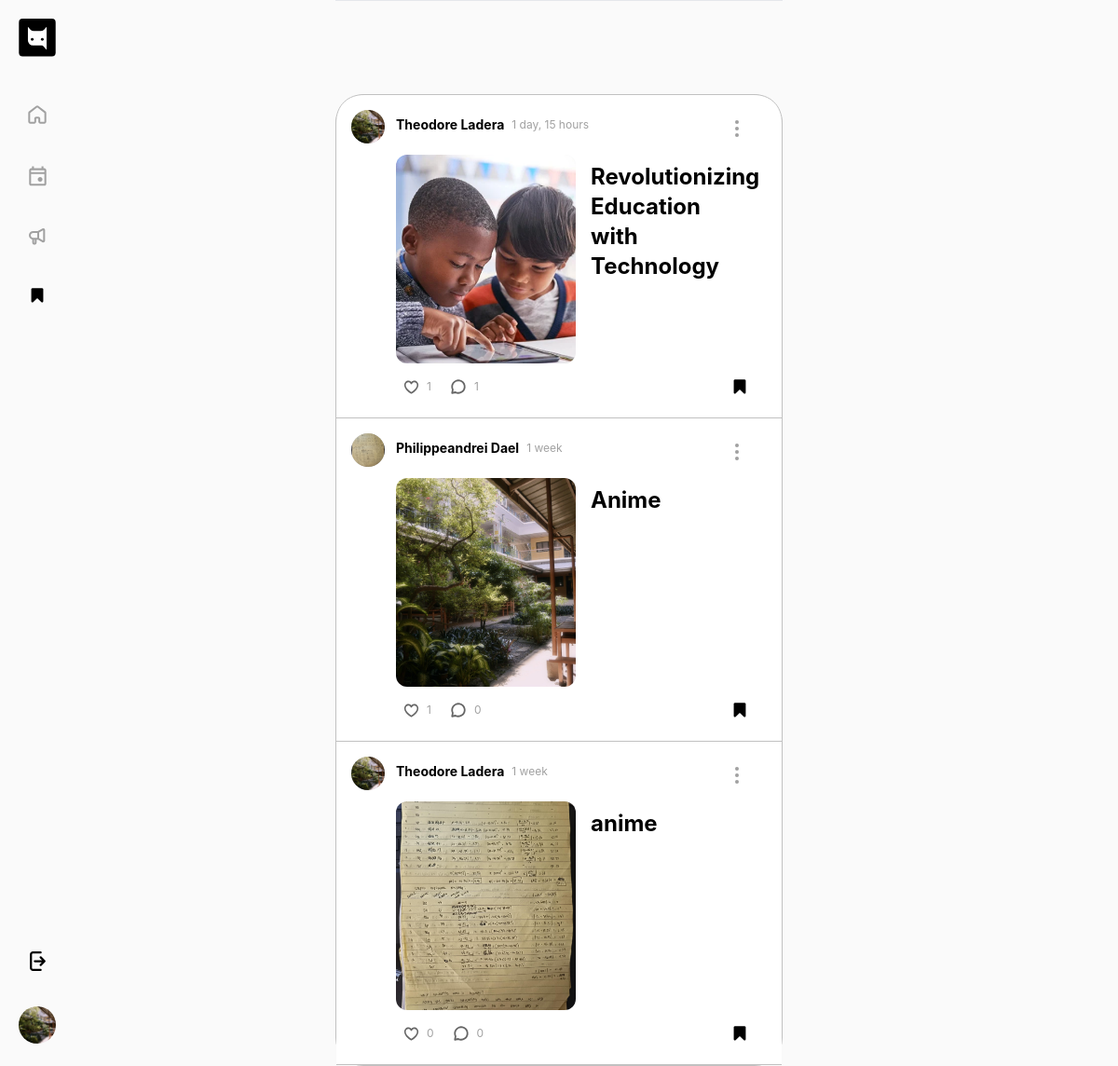
The page /saved_posts (signed in) on the database as committed earlier.
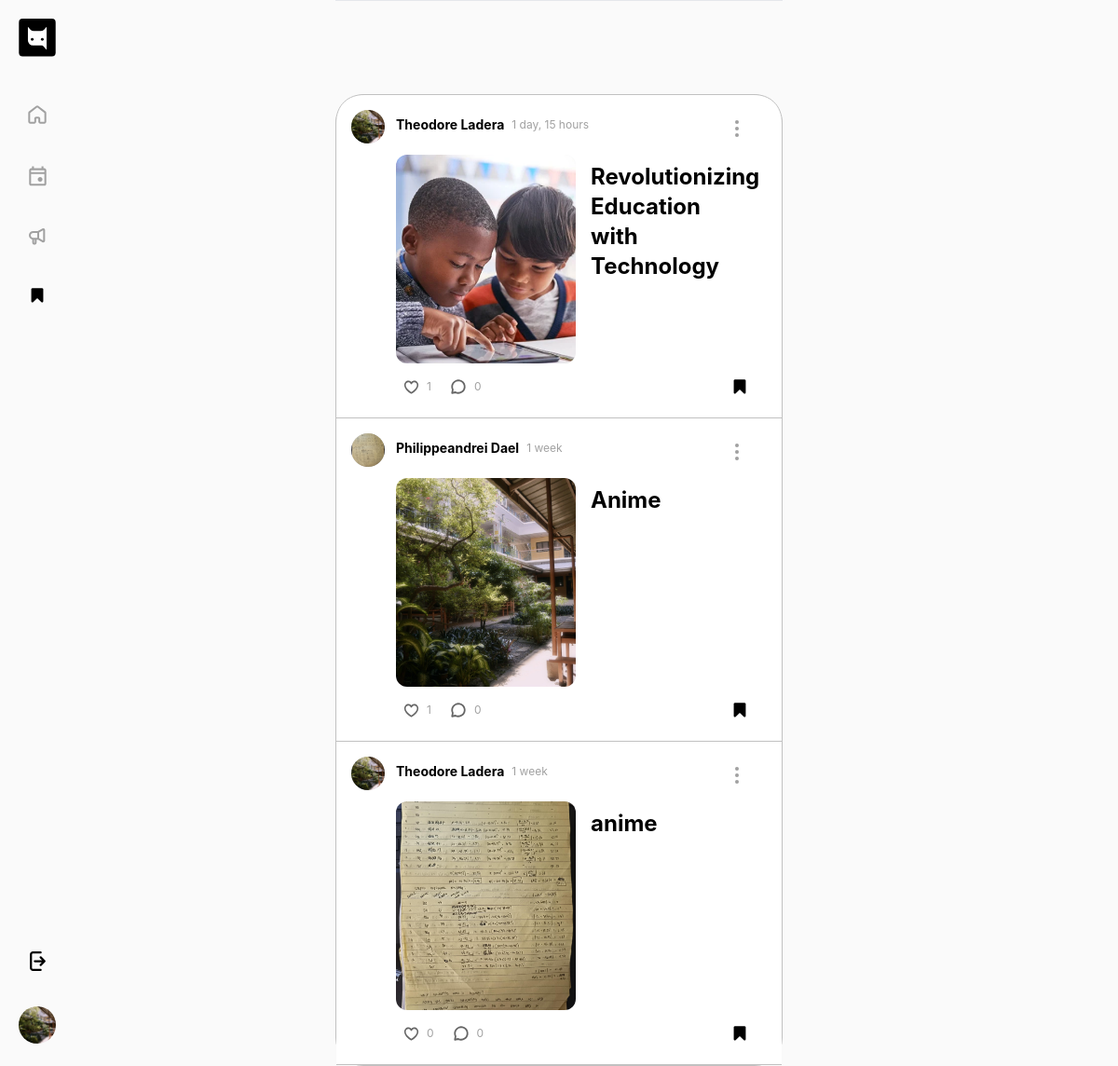
The same page on the database as committed later.
### authentication/models.py (models this page shows, shortened)
class Student(AbstractBaseUser):
    email = models.EmailField(unique=True, validators=[validate_email])
    first_name = models.CharField(max_length=30, blank=True)
    last_name = models.CharField(max_length=30, blank=True)
    """user_bio = models.TextField(blank=True)"""
    is_active = models.BooleanField(default=False)
    is_admin = models.BooleanField(default=False)
    is_verified = models.BooleanField(default=False)
    objects = StudentManager()
    USERNAME_FIELD = 'email'

### userprofile/models.py (models this page shows, shortened)
class Profile(models.Model):
    student = models.OneToOneField('authentication.Student', on_delete=models.CASCADE ,related_name='profile')
    username = models.CharField(null=True,max_length=150)
    bio = models.TextField(null=True, blank=True)
    cover_image = models.ImageField(null=True, blank=True, upload_to="images/",  default="images/cover_photo.png")
    profile_image = models.ImageField(null=True, blank=True, upload_to="images/", default="images/default_profile_pic.png")
    title = models.CharField(null=True, blank=True ,max_length=150)
    post_count = models.IntegerField(default=0)
    comment_count = models.IntegerField(default=0)
    like_count = models.IntegerField(default=0)
    social_links = models.JSONField(null=True,default=dict, blank=True)

### dashboard/models.py (models this page shows, shortened)
class Post(models.Model):
    title = models.CharField(max_length=100, blank=True, null=True)
    author = models.ForeignKey(settings.AUTH_USER_MODEL, on_delete=models.CASCADE, related_name='posts')
    content = tinymce_models.HTMLField()
    image = models.ImageField(upload_to='images/', blank=True, null=True, default='')
    date_posted = models.DateTimeField(auto_now_add=True)
    last_edited = models.DateTimeField(auto_now=True)
    is_deleted = models.BooleanField(default=False)

### dashboard/views.py (the view)
# urls.py: path('saved_posts', views.saved_posts, name='saved_posts'),
@login_required
def saved_posts(request):
    user = request.user
    saved_posts = (
        Post.objects.filter(is_deleted=False, saves__author=user)                # gets all saved posts.
        .distinct()                                                              # removes duplicates.
        .order_by('-date_posted')
    )
    if request.user.is_authenticated:
        user_saves = set(request.user.saves.values_list('post_id', flat=True))
    else:
        user_saves = set()
    return render(request, 'saved_posts.html', {'saved_posts': saved_posts, 'user_saves': user_saves})

### dashboard/templatetags/custom_filters.py (called while the page is built)
@register.filter
def timesince_first(value):
    time_str = timesince(value)
    first_unit = time_str.split(",")[0].strip()  # Get the first unit and remove extra spaces
    abbreviations = {
        "minutes": "m",
        "minute": "m",
        "hours": "h",
        "hour": "h",
        "days": "d",
        "day": "d",
        "weeks": "w",
        "week": "w",
        "months": "mo",
        "month": "mo",
        "years": "y",
        "year": "y",
    }
    for word, abbrev in abbreviations.items():
        if word in first_unit:
            number_part = first_unit.split()[0]  # Get the number part
            return number_part + abbrev  # Concatenate without space
    return first_unit  # Fallback in case no match is found

### dashboard/templates/saved_posts.html (shortened to what this page needs)
{% load static tailwind_tags %}
{% load static %}
<!DOCTYPE html>
<html lang="en">
  <head>
    {% tailwind_css %}
  </head>
  <body class="text-sm bg-bg-gray">
    <div class="w-auto h-full rounded-xl flex">
      {% include "left_panel.html" %}
      <div class="w-full h-full ">
        {% include "header_dashboard.html" %}
        <div class="flex flex-row w-full">
          <div class="m-auto w-full lg:w-2/5 md:w-3/5 top-0 sticky bg-white border border-border-gray border-t-0 rounded-b-[30px]">
            <div class="overflow-y-auto z-[-100]">
              {% include "saved_posts_feed.html" %}
            </div>
          </div>
        </div>
      </div>
    </div>
  </body>
</html>

### dashboard/templates/left_panel.html (shortened to what this page needs)
{% load static %}
<div class="h-full left-0 top-0 fixed w-16 hidden lg:block md:block">
  <div class="flex flex-col justify-between w-20 items-center h-full pb-6">
    <div class="flex flex-col items-center space-y-5">
      <div class="p-5 group relative z-20">
        <a href="/index">
          <div class="block group-hover:hidden">
          </div>
        </a>
      </div>
      <a href="/dashboard_home">
        <div class="p-3 rounded-lg hover:bg-gray-200 hover:scale-105 active:scale-95 transition-transform duration-300">
        </div>
      </a>
      <a href="/events">
        <div class="p-3 rounded-lg hover:bg-gray-200 hover:scale-105 active:scale-95 transition-transform duration-300">
        </div>
      </a>
      <a href="/announcements">
        <div class="p-3 rounded-lg hover:bg-gray-200 hover:scale-105 active:scale-95 transition-transform duration-300">
        </div>
      </a>
      <a href="/saved_posts">
        <div class="p-3 rounded-lg hover:bg-gray-200 hover:scale-105 active:scale-95 transition-transform duration-300">
          {% if request.resolver_match.url_name == 'saved_posts' %}
            {% include "assets/bookmark.svg" %}
          {% else %}
            {% include "assets/material-symbols_bookmark-outline2.svg" %}
          {% endif %}
        </div>
      </a>
    </div>
    <div class="flex flex-col justify-center items-center space-y-6">
      <a href="{% url 'logout' %}">
        <div class="p-3 rounded-lg hover:bg-gray-200 hover:scale-105 active:scale-95 transition-transform duration-300">
        </div>
      </a>
      <a href="{% url 'profile_view' user.id %}" class="hover:scale-105 active:scale-95 transition-transform duration-300">
        {% if user.profile.profile_image %}
          <img src="{{ user.profile.profile_image.url }}" alt="Profile Image" class="w-10 h-10 rounded-full object-cover">
        {% else %}
          <div class="w-10 h-10 rounded-full bg-gray-300"></div>
        {% endif %}
      </a>
    </div>
  </div>
</div>

### dashboard/templates/assets/bookmark.svg (shortened to what this page needs)
<!DOCTYPE svg PUBLIC "-//W3C//DTD SVG 1.0//EN" "http://www.w3.org/TR/2001/REC-SVG-20010904/DTD/svg10.dtd">

### dashboard/templates/header_dashboard.html (shortened to what this page needs)
{% load static tailwind_tags %} {% tailwind_css %}
<div class="sticky top-0 z-10 m-auto hidden lg:block md:block sm:hidden">
  <div class="flex-grow flex justify-center py-8 w-full lg:w-2/5 md:w-3/5 m-auto bg-bg-gray border border-b-border-gray border-x-0">
  </div>
  <div class="absolute custom-border1" style="margin-top: -1px;">
    {% include "assets/hide-corner-left.svg" %}
  </div>
  <div class="absolute custom-border2 " style="margin-top: -1px;">
    {% include "assets/hide-corner-right.svg" %}
  </div>
</div>

### dashboard/templates/assets/hide-corner-left.svg
<svg width="31" height="32" viewBox="0 0 31 32" fill="none" xmlns="http://www.w3.org/2000/svg">
<path d="M0 0H31C21.5319 1.22321 16.4746 2.7533 8.5 9C2.48349 16.3094 0.703046 21.3735 0 32V0Z" fill="#FAFAFA"/>
<path d="M31 0.5C14.5 0.5 0.5 10.6667 0.5 32" stroke="#C1C1C1"/>
</svg>

### dashboard/templates/assets/hide-corner-right.svg
<svg width="31" height="32" viewBox="0 0 31 32" fill="none" xmlns="http://www.w3.org/2000/svg">
<path d="M31 0H0C9.46807 1.22321 14.5254 2.7533 22.5 9C28.5165 16.3094 30.297 21.3735 31 32V0Z" fill="#FAFAFA"/>
<path d="M0 0.5C16.5 0.5 30.5 10.6667 30.5 32" stroke="#C1C1C1"/>
</svg>

### dashboard/templates/saved_posts_feed.html
{% if request.resolver_match.url_name == 'saved_posts' or request.resolver_match.url_name == 'index' %}
    {% if saved_posts %}
        {% for post in saved_posts %}
            {% include "feed_box.html" with post=post image=image %}
        {% endfor %}
    {% else %}
        <p class="text-gray-font1 font-medium text-center text-base text-14">No saved posts yet.</p>
    {% endif %}
{% elif request.resolver_match.url_name == 'send_report' %}
    {% include "report_post.html" %}
{% elif request.resolver_match.url_name == 'post_detail' %}
    {% include "post_details.html" with post=post comments=comments user_liked=user_liked image=image %}
{% else %}
<p>URL Name: {{ request.resolver_match.url_name }}</p>
{% endif %}

### dashboard/templates/feed_box.html (shortened to what this page needs)
{% load custom_filters %} {% load static %}
<div
  class="p-4 bg-white border-x-0 border-t-0 border border-b-border-gray hover:bg-bg-gray flex transition duration-300"
>
  <div
    class="w-9 h-9 rounded-full bg-gray-300 hover:scale-105 active:scale-95 transform transition duration-300"
  >
    <a href="{% url 'profile_view' post.author.id %}" class="block w-9 h-9">
      {% if post.author.profile.profile_image %}
      <img
        src="{{ post.author.profile.profile_image.url }}"
        alt="Profile Image"
        class="w-9 h-9 rounded-full object-cover"
      />
      {% endif %}
    </a>
  </div>
  <div class="w-full px-3">
    <div class="flex justify-between items-center">
      <div class="flex flex-row pb-2 space-x-2">
        <p class="font-bold hover:underline cursor-pointer text-sm">
          {{ post.author.first_name }} {{ post.author.last_name }}
        </p>
        <p class="text-gray-font text-xs self-center">
          {{ post.date_posted|timesince }}
        </p>
      </div>
      <div class="relative">
        <button
          type="button"
          class="flex items-center justify-center w-10 h-10 p-2 rounded-full hover:bg-hover-color hover:scale-105 active:scale-95 transform transition duration-300"
          onclick="toggleDropdown('{{ post.id }}')"
        >
          {% include "assets/dots.svg" %}
        </button>
      </div>
    </div>
    <a href="{% url 'post_detail' post.id %}" class="block">
      <div class="flex pb-2 py-2 max-w-xl w-full">
        {% if post.image and post.image.url %}
        <div class="h-56 w-1/2 bg-gray-100 rounded-xl overflow-hidden">
          <img
            src="{{ post.image.url }}"
            alt="Post image"
            class="object-cover h-full w-full"
          />
        </div>
        <div class="h-56 w-1/2 px-4 py-2 flex flex-col">
          <h2 class="text-md large:text-3xl md:text-2xl sm:text-xl font-bold">{{ post.title }}</h2>
        </div>
        {% endif %}
      </div>
    </a>
    <div class="flex justify-between text-xs">
      <div class="flex items-center space-x-1">
        <button
          class="text-gray-font flex items-center cursor-pointer p-2 rounded-full hover:bg-hover-color hover:scale-105 active:scale-95 transform transition duration-300"
          onclick="toggleLike('{{ post.id }}')"
        >
          <div class="mx-2 ml-0" id="like-svg-{{ post.id }}">
          </div>
          <span id="like-count-{{ post.id }}" class="flex items-center"
            >{{ post.likes.count }}</span
          >
        </button>
        <button
          class="text-gray-font flex items-center cursor-pointer p-2 rounded-full hover:bg-hover-color hover:scale-105 active:scale-95 transform transition duration-300"
          onclick="toggleCommentInput('{{ post.id }}')"
        >
          <div class="mx-2 ml-0">
          </div>
          <span class="flex items-center">{{ post.comments.count }}</span>
        </button>
      </div>
      <div class="flex items-center">
        <button
          class="text-gray-font flex items-center p-2 rounded-full hover:bg-hover-color hover:scale-105 active:scale-95 transform transition duration-300"
          onclick="toggleSave('{{ post.id }}')"
        >
          <div class="" id="save-svg-{{ post.id }}">
            {% if post.id in user_saves %}
              {% include "assets/bookmark.svg" %}
            {% else %}
              {% include "assets/material-symbols_bookmark-outline.svg" %}
            {% endif %}
          </div>
        </button>
      </div>
    </div>
  </div>
</div>

### dashboard/templates/assets/dots.svg
<svg width="4" height="18" viewBox="0 0 4 18" fill="none" xmlns="http://www.w3.org/2000/svg">
<rect width="4" height="4" rx="2" fill="#A1A1A1"/>
<rect y="14" width="4" height="4" rx="2" fill="#A1A1A1"/>
<rect y="7" width="4" height="4" rx="2" fill="#A1A1A1"/>
</svg>

### dashboard/templates/saved_posts.html (style rules this page uses)
.custom-border1 { left: calc(30%); display: none; }
.custom-border2 { right: calc(30%); display: none; }
@media screen and (min-width: 639px) { .custom-border1 { display: none; } }
@media screen and (min-width: 639px) { .custom-border2 { display: none; } }
@media screen and (min-width: 768px) { .custom-border1 { left: calc(20%); display: block; } }
@media screen and (min-width: 768px) { .custom-border2 { right: calc(20%); display: block; } }
@media screen and (min-width: 1024px) { .custom-border1 { left: calc(30%); display: block; } }
@media screen and (min-width: 1024px) { .custom-border2 { right: calc(30%); display: block; } }

Rows that differ between the two databases and show on the page:
changed Post "Revolutionizing Education with Technology": comments.count "1" → "0"
